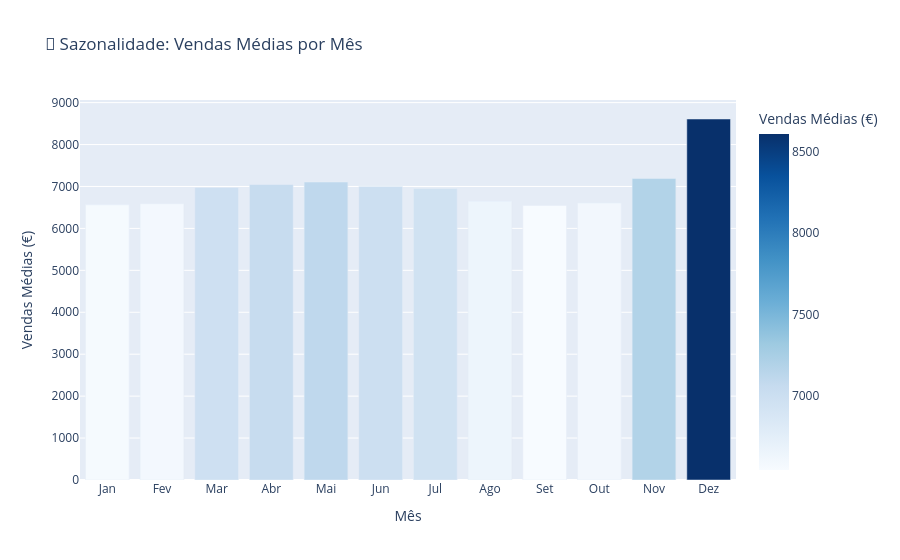

The notebook cell this image was saved under:
### Code cell
# ============================================================
# 9️⃣ FEATURE ENGINEERING - CRIAÇÃO DE VARIÁVEIS TEMPORAIS
# ============================================================
# Extraímos componentes da data que podem ser preditivos:
# - Year, Month, Day: sazonalidade
# - WeekOfYear: padrões semanais
# - IsWeekend: comportamento diferente em finais de semana
# - Quarter: trimestre do ano

print("🔧 Criando features temporais...\n")

df['Year'] = df['Date'].dt.year
df['Month'] = df['Date'].dt.month
df['Day'] = df['Date'].dt.day
df['WeekOfYear'] = df['Date'].dt.isocalendar().week
df['DayOfYear'] = df['Date'].dt.dayofyear
df['Quarter'] = df['Date'].dt.quarter
df['IsWeekend'] = (df['DayOfWeek'] >= 6).astype(int)
df['IsMonthStart'] = df['Date'].dt.is_month_start.astype(int)
df['IsMonthEnd'] = df['Date'].dt.is_month_end.astype(int)

# Nome dos meses para análise
month_names = {1: 'Jan', 2: 'Fev', 3: 'Mar', 4: 'Abr', 5: 'Mai', 6: 'Jun',
               7: 'Jul', 8: 'Ago', 9: 'Set', 10: 'Out', 11: 'Nov', 12: 'Dez'}

print("✅ Features criadas:")
print("  - Year, Month, Day")
print("  - WeekOfYear, DayOfYear")
print("  - Quarter, IsWeekend")
print("  - IsMonthStart, IsMonthEnd")

# ADICIONE ESTA LINHA: Recriar df_open com as novas features
df_open = df[df['Open'] == 1].copy()

# Visualizar sazonalidade mensal
monthly_avg = df_open.groupby('Month')['Sales'].mean().reset_index()
monthly_avg['MonthName'] = monthly_avg['Month'].map(month_names)

fig = px.bar(monthly_avg, x='MonthName', y='Sales',
             title='📅 Sazonalidade: Vendas Médias por Mês',
             labels={'MonthName': 'Mês', 'Sales': 'Vendas Médias (€)'},
             color='Sales',
             color_continuous_scale='Blues')
fig.update_layout(showlegend=False)
fig.show()

print(f"\n📊 Mês com maior venda média: {monthly_avg.loc[monthly_avg['Sales'].idxmax(), 'MonthName']}")
print(f"📊 Mês com menor venda média: {monthly_avg.loc[monthly_avg['Sales'].idxmin(), 'MonthName']}")

### Figure 1 — Plotly figure (JSON) as saved in the notebook; plotly's stock layout.template omitted (floating-point values rounded to 4 significant figures)
{"data": [{"hovertemplate": "Mês=%{x}<br>Vendas Médias (€)=%{marker.color}<extra></extra>", "legendgroup": "", "marker": {"color": [6564.0, 6589.0, 6976.0, 7046.0, 7106.0, 7001.0, 6953.0, 6649.0, 6546.0, 6603.0, 7189.0, 8609.0], "coloraxis": "coloraxis", "pattern": {"shape": ""}}, "name": "", "orientation": "v", "showlegend": false, "textposition": "auto", "type": "bar", "x": ["Jan", "Fev", "Mar", "Abr", "Mai", "Jun", "Jul", "Ago", "Set", "Out", "Nov", "Dez"], "xaxis": "x", "y": [6564.0, 6589.0, 6976.0, 7046.0, 7106.0, 7001.0, 6953.0, 6649.0, 6546.0, 6603.0, 7189.0, 8609.0], "yaxis": "y"}], "layout": {"barmode": "relative", "coloraxis": {"colorbar": {"title": {"text": "Vendas Médias (€)"}}, "colorscale": [[0, "rgb(247,251,255)"], [0.125, "rgb(222,235,247)"], [0.25, "rgb(198,219,239)"], [0.375, "rgb(158,202,225)"], [0.5, "rgb(107,174,214)"], [0.625, "rgb(66,146,198)"], [0.75, "rgb(33,113,181)"], [0.875, "rgb(8,81,156)"], [1, "rgb(8,48,107)"]]}, "legend": {"tracegroupgap": 0}, "showlegend": false, "title": {"text": "📅 Sazonalidade: Vendas Médias por Mês"}, "xaxis": {"anchor": "y", "domain": [0, 1], "title": {"text": "Mês"}}, "yaxis": {"anchor": "x", "domain": [0, 1], "title": {"text": "Vendas Médias (€)"}}}}
